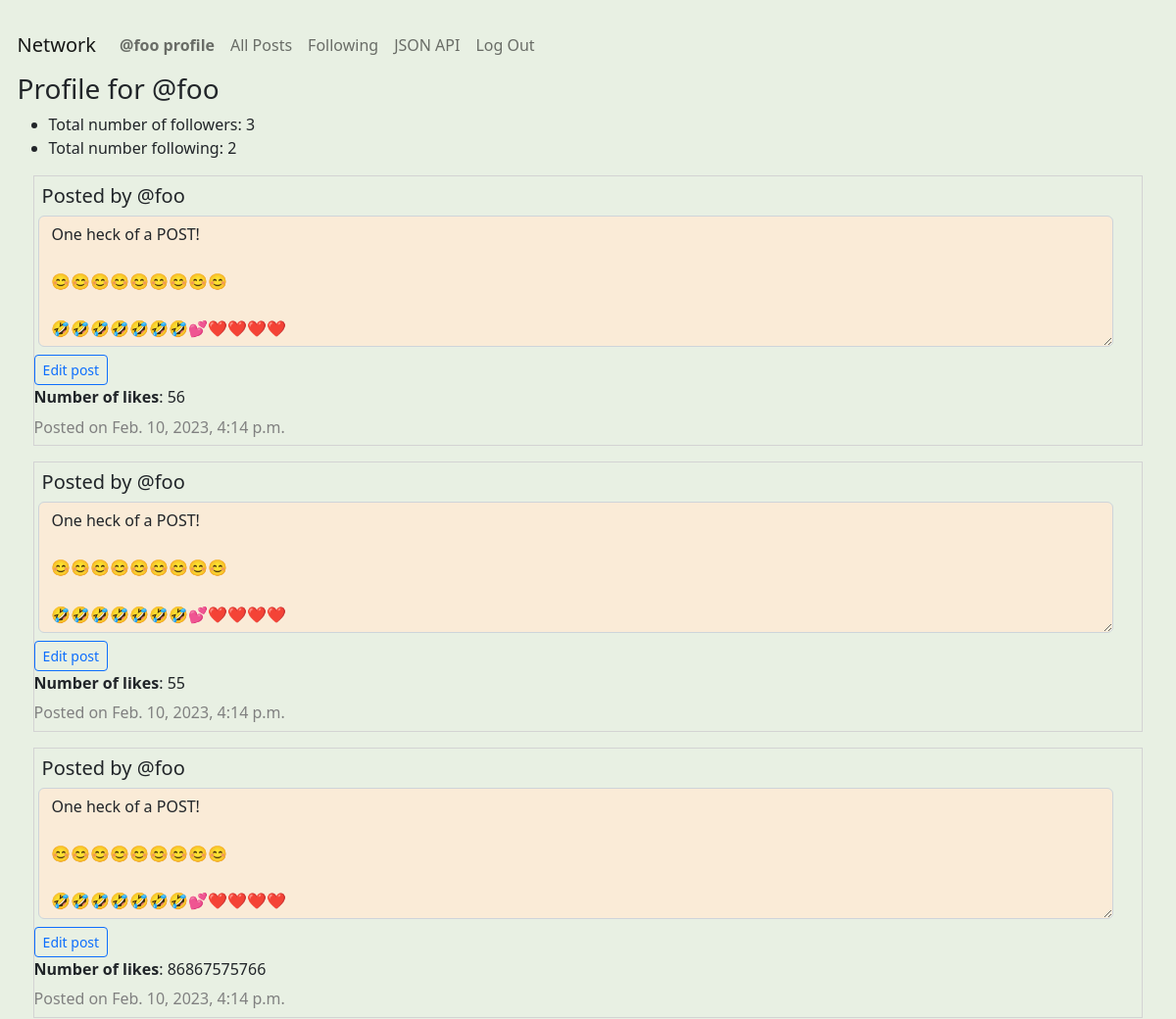
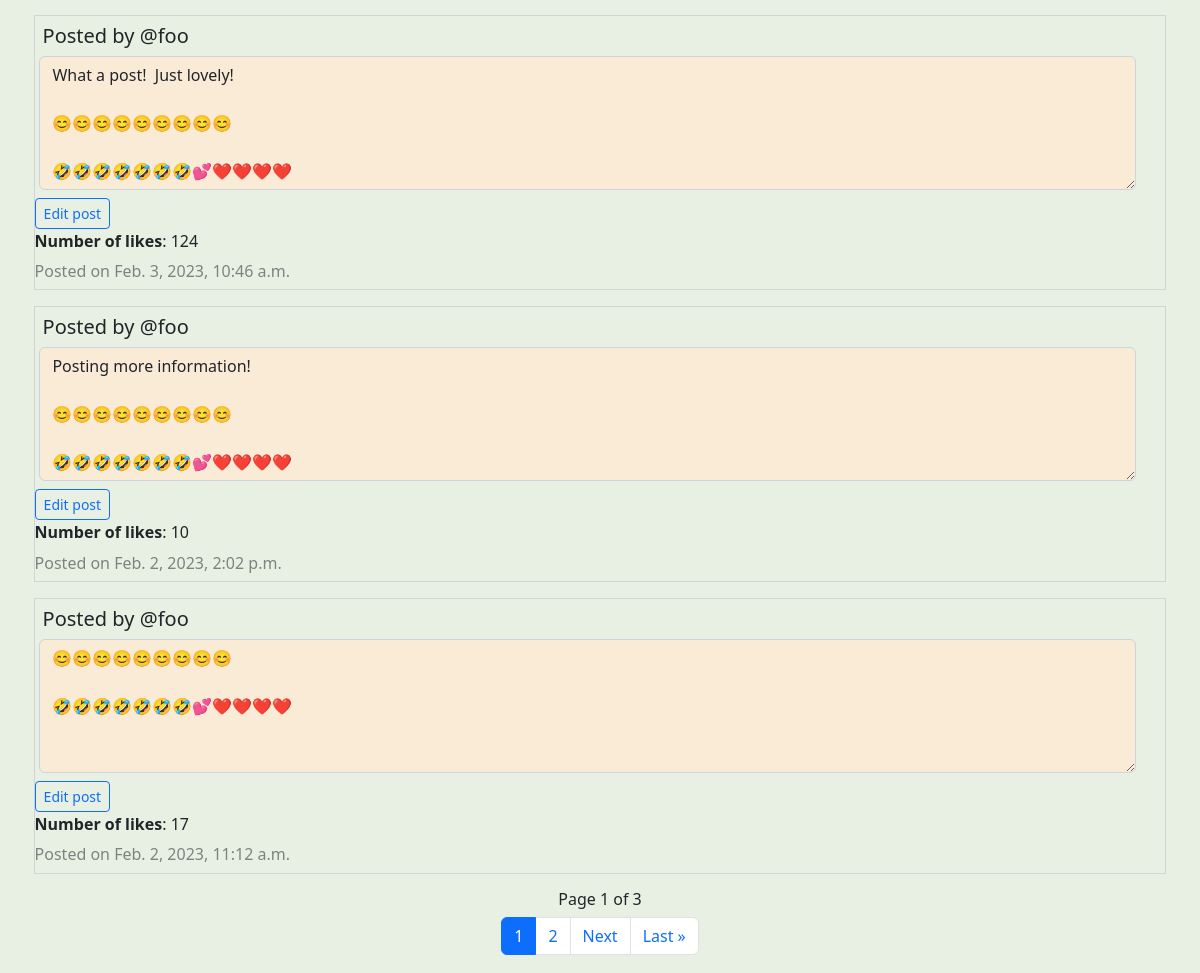
The page /profile/@foo (signed in) on the database its author committed (2 pictures, top to bottom).
### network/models.py (models this page shows)
class User(AbstractUser):
    pass
    def __str__(self) -> str:
        return f"User Name: {self.username} - User ID: {self.id}"

class Posts(models.Model):
    creator = models.ForeignKey(
        User, on_delete=models.PROTECT, related_name="get_creator", blank=False)
    content = models.TextField(max_length=600)
    createdDate = models.DateTimeField(auto_now_add=True)
    likedUser = models.ManyToManyField(
        User, related_name="get_liked_users", blank=True)
    numberLikes = models.PositiveIntegerField(blank=True, default=0)

### network/views.py (the view)
# urls.py: path("profile/<str:username>", views.getProfile, name="getProfile"),
@login_required
def getProfile(request, username):
    print("In getProfile")
    user_id = request.user.id
    user_name = request.user.username
    print(username)
    user = User.objects.get(username=username)
    print(user.id)
    profileUser = user.id
    try:
        isFollowing = getFollowingFlag(request, username)
    except:
        print("This user is following no one!")
        isFollowing = False
    try:
        posts = Posts.objects.filter(creator=profileUser)
        postsUser = posts.order_by('-createdDate')
        postsPagination = postsUser
        paginator = Paginator(postsPagination, 2)
        page_number = request.GET.get('page', '1')
        page_obj = paginator.get_page(page_number)
        noListings = False
    except Posts.DoesNotExist:
        print("blah")
        noListings = True
    try:
        follow = Follow.objects.get(followUser=profileUser)
        followObject = True
    except:
        Follow.DoesNotExist
        followObject = False
    if followObject != False:
        countFollowers = follow.followers.all().count()
    else:
        countFollowers = 0
    if followObject == True:
        followers = follow.followers.all()
    if followObject == True:
        countFollowing = follow.following.all().count()
    else:
        countFollowing = 0
    if followObject == True:
        following = follow.following.all()
    likeList = returnlikeList(request)
    if followObject == False:
        return render(request, "network/profile.html", {"page_obj": page_obj, "noListings": noListings, "postings": postsUser, "countFollowers": countFollowers, "countFollowing": countFollowing, "isFollowing": isFollowing})
    else:
        return render(request, "network/profile.html", {"page_obj": page_obj, "noListings": noListings, "postings": postsUser, "countFollowers": countFollowers, "countFollowing": countFollowing, "username": username, "isFollowing": isFollowing, "likeList": likeList})

### network/views.py (called while the page is built, shortened)
@login_required
def returnlikeList(request):
    user_id = request.user.id
    likedUser = Posts.objects.filter(likedUser=user_id)
    print(likedUser)
    likeList = []
    for like in likedUser:
        currentObject = User.objects.get(id=user_id)
        print(currentObject.id)
        print(like.id)
        likeList.append(like.id)
    return likeList

@login_required
def getFollowingFlag(request, username):
    print("In getFollowingFlag")
    isFollowing = False
    userLoggedin = request.user
    print(userLoggedin)
    print(username)
    userID = User.objects.get(username=username)
    userIDNewFollowing = userID.id
    UserLoggedIn = Follow.objects.get(followUser=userLoggedin)
    user_id = request.user.id
    user_name = request.user.username
    try:
        follow = Follow.objects.get(followUser_id=user_id)
        followObject = True
    except Follow.DoesNotExist:
        print("This user has no folow objects!")
        followObject = False
    if followObject == True:
        followers = follow.followers.all()
    test = User.objects.get(username=username)
    if test == userLoggedin:
        isFollowing = None
        return isFollowing

### network/templates/network/profile.html (shortened to what this page needs)
{% extends "network/layout.html" %}
{% load static %}
{% block body %}
<div id="post-view">
    <h3>Profile for {{username}}</h3>
    <ul>
        <li>Total number of followers: {{countFollowers}}</li>
        <li>Total number following: {{countFollowing}}</li>
    </ul>
    <div>
        {% for post in postings %}
        <div class="post{{forloop.counter0}}">
            <h5 class="creator">Posted by {{post.creator.username}}</a></h5><textarea
                class="form-control content{{forloop.counter0}}" id="readonlyContent{{forloop.counter0}}" rows="5"
                readonly="true">{{post.content}}</textarea>
            {% if post.creator.username == user.username %}
            <button class="btn btn-sm btn-outline-primary edit{{forloop.counter0}}" id="editButton{{forloop.counter0}}"
                onclick="editPost('{{post.id}}')">Edit
                post</button>
            {% endif %}
            <p id="numberLikes{{forloop.counter0}}" class="numberLikes{{forloop.counter0}}"><strong>Number of
                    likes</strong>: {{post.numberLikes}}</p>
            <p class="timestamp{{forloop.counter0}}">Posted on {{post.createdDate}}</p>
        </div>
        {% empty %}
        <h5>This user does not have any posts.</h5>
        {% endfor %}
        <nav aria-label="Page navigation">
            <div class="Djangopagination">
                <h6 class="paginationNumberPages"> Page {{ page_obj.number }} of {{ page_obj.paginator.num_pages }}</h6>
                <ul class="pagination justify-content-center">
                    <li class="page-item active" aria-current="page"><a class="page-link" href="?page={{ page_obj.number }}">{{ page_obj.number }}</a></li>
                    {% if page_obj.has_next %}
                    <li class="page-item"><a class="page-link" href="?page={{ page_obj.next_page_number }}">{{page_obj.next_page_number }}</a></li>
                    {% endif %}
                    {% if page_obj.has_next %}
                    <li class="page-item"><a class="page-link" href="?page={{ page_obj.next_page_number }}">Next</a>
                    </li>
                    <li class="page-item"><a class="page-link" href="?page={{ page_obj.paginator.num_pages }}">Last
                            &raquo;</a></li>
                    {% endif %}
                </ul>
            </div>
        </nav>
        {% endblock %}

### network/templates/network/layout.html (shortened to what this page needs)
{% load static %}
<!DOCTYPE html>
<html lang="en" style="background-color: #e8f0e3;">
<head>
    <link href="https://cdn.jsdelivr.net/npm/bootstrap@5.2.3/dist/css/bootstrap.min.css" rel="stylesheet">
    <link rel="stylesheet" href="https://cdnjs.cloudflare.com/ajax/libs/font-awesome/4.7.0/css/font-awesome.min.css">
    <link href="{% static 'network/styles.css' %}" rel="stylesheet">
</head>
<body>
    <nav class="navbar navbar-expand-lg navbar-light bg-light" id="nav-bar">
        <a class="navbar-brand" href="{% url 'index' %}">Network</a>
        <div>
            <ul class="navbar-nav mr-auto">
                {% if user.is_authenticated %}
                <li class="nav-item">
                    <a class="nav-link" id="djangoProfile" href="{% url 'getProfile' user.username %}"><strong>{{ user.username }} profile</strong></a>
                </li>
                <li class="nav-item">
                    <a class="nav-link" id="djangoAllPosts" href="{% url 'djangoAllPosts' %}">All Posts</a>
                </li>
                {% endif %}
                {% if user.is_authenticated %}
                <li class="nav-item">
                    <a class="nav-link" id="djangoFollowing" href="{% url 'getFollowing' %}">Following</a>
                </li>
                <li class="nav-item">
                    <a class="nav-link" id="jsonbuttons" href="{% url 'viewJSON' %}">JSON API</a>
                </li>
                <li class="nav-item">
                    <a class="nav-link" href="{% url 'logout' %}">Log Out</a>
                </li>
                {% endif %}
            </ul>
        </div>
    </nav>
    <div class="body">
        {% block body %}
        {% endblock %}
    </div>
</body>
</html>

### network/static/network/styles.css (style rules this page uses)
body { margin: 1.1em; background-color: #e8f0e3; }
a { text-decoration: none; }
#post-view { background-color: #e8f0e3; }
.form-control { margin: 0.3em; }
#nav-bar { background-color: #e8f0e3 !important; }
p { margin-bottom: 0.4rem; }
.paginationNumberPages { justify-content: center; display: flex; }
.creator { margin: 0.4em; }
[class*="post"] { margin: 1em; border-style: solid; border-width: thin; border-color: lightgray; }
[class*="timestamp"] { color: grey; }
[id*="readonlyContent"] { margin-bottom: 0.5em; background-color: antiquewhite; width: 97%; }

### rows shown on the page
User: username "@foo"
Posts: creator.username "@foo", content "One heck of a POST! 😊😊😊😊😊😊😊😊😊 🤣🤣🤣🤣🤣🤣🤣💕❤️❤️❤️❤️", numberLikes "56", createdDate "Feb. 10, 2023, 4:14 p.m."
Posts: creator.username "@foo", content "One heck of a POST! 😊😊😊😊😊😊😊😊😊 🤣🤣🤣🤣🤣🤣🤣💕❤️❤️❤️❤️", numberLikes "55", createdDate "Feb. 10, 2023, 4:14 p.m."
Posts: creator.username "@foo", content "One heck of a POST! 😊😊😊😊😊😊😊😊😊 🤣🤣🤣🤣🤣🤣🤣💕❤️❤️❤️❤️", numberLikes "86867575766", createdDate "Feb. 10, 2023, 4:14 p.m."
Posts: creator.username "@foo", content "What a post! Just lovely! 😊😊😊😊😊😊😊😊😊 🤣🤣🤣🤣🤣🤣🤣💕❤️❤️❤️❤️", numberLikes "124", createdDate "Feb. 3, 2023, 10:46 a.m."
Posts: creator.username "@foo", content "Posting more information! 😊😊😊😊😊😊😊😊😊 🤣🤣🤣🤣🤣🤣🤣💕❤️❤️❤️❤️", numberLikes "10", createdDate "Feb. 2, 2023, 2:02 p.m."
Posts: creator.username "@foo", content "😊😊😊😊😊😊😊😊😊 🤣🤣🤣🤣🤣🤣🤣💕❤️❤️❤️❤️", numberLikes "17", createdDate "Feb. 2, 2023, 11:12 a.m."

### other values the page prints
{{ countFollowers }} "3"
{{ countFollowing }} "2"
{{ page_obj.number }} "1"
{{ page_obj.paginator.num_pages }} "3"
{{ page_obj.next_page_number }} "2"
